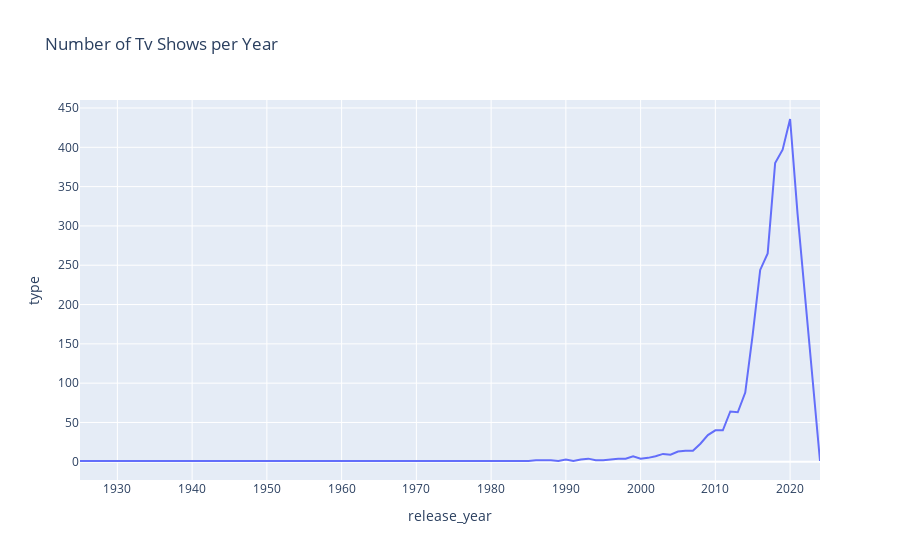

Notebook code cell kept with this figure:
### Code cell
TvShow_per_year_graph = px.line(TVShow_per_Year, x = 'release_year', y = 'type',title = 'Number of Tv Shows per Year')
TvShow_per_year_graph

### Figure 1 — Plotly figure (JSON) as saved in the notebook; plotly's stock layout.template omitted (floating-point values rounded to 4 significant figures)
{"data": [{"hovertemplate": "release_year=%{x}<br>type=%{y}<extra></extra>", "legendgroup": "", "line": {"color": "#636efa", "dash": "solid"}, "marker": {"symbol": "circle"}, "mode": "lines", "name": "", "orientation": "v", "showlegend": false, "type": "scatter", "x": [1925, 1945, 1946, 1963, 1967, 1972, 1974, 1977, 1979, 1981, 1985, 1986, 1988, 1989, 1990, 1991, 1992, 1993, 1994, 1995, 1996, 1997, 1998, 1999, 2000, 2001, 2002, 2003, 2004, 2005, 2006, 2007, 2008, 2009, 2010, 2011, 2012, 2013, 2014, 2015, 2016, 2017, 2018, 2019, 2020, 2021, 2024], "xaxis": "x", "y": [1, 1, 1, 1, 1, 1, 1, 1, 1, 1, 1, 2, 2, 1, 3, 1, 3, 4, 2, 2, 3, 4, 4, 7, 4, 5, 7, 10, 9, 13, 14, 14, 23, 34, 40, 40, 64, 63, 88, 162, 244, 265, 380, 397, 436, 315, 1], "yaxis": "y"}], "layout": {"autosize": true, "legend": {"tracegroupgap": 0}, "title": {"text": "Number of Tv Shows per Year"}, "xaxis": {"anchor": "y", "autorange": true, "domain": [0, 1], "range": [1925, 2024], "title": {"text": "release_year"}, "type": "linear"}, "yaxis": {"anchor": "x", "autorange": true, "domain": [0, 1], "range": [-23.17, 460.2], "title": {"text": "type"}, "type": "linear"}}}
